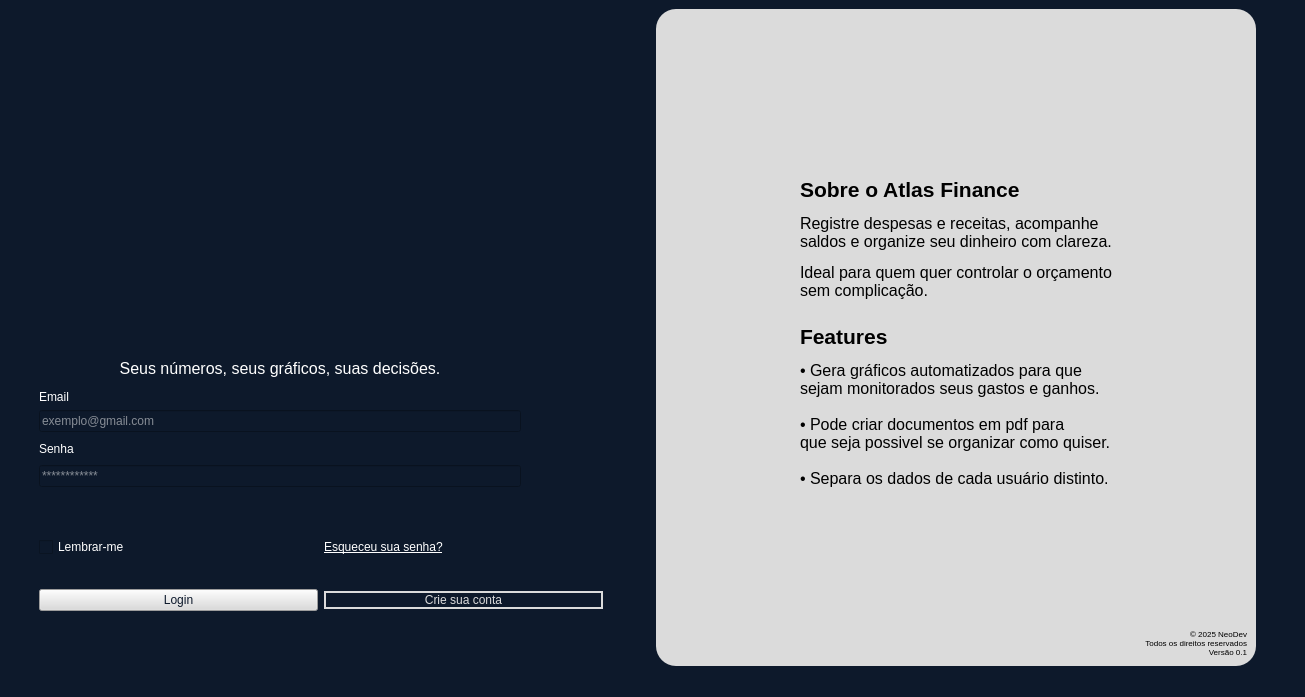
<?xml version="1.0" encoding="UTF-8"?>
<ui version="4.0">
 <class>MainWindow</class>
 <widget class="QMainWindow" name="MainWindow">
  <property name="geometry">
   <rect>
    <x>0</x>
    <y>0</y>
    <width>1305</width>
    <height>697</height>
   </rect>
  </property>
  <property name="windowTitle">
   <string>MainWindow</string>
  </property>
  <property name="styleSheet">
   <string notr="true">background-color: rgb(13, 25, 43);</string>
  </property>
  <widget class="QWidget" name="centralwidget">
   <layout class="QHBoxLayout" name="horizontalLayout">
    <item>
     <widget class="QFrame" name="frame_mainlogin">
      <property name="sizePolicy">
       <sizepolicy hsizetype="Minimum" vsizetype="Preferred">
        <horstretch>0</horstretch>
        <verstretch>0</verstretch>
       </sizepolicy>
      </property>
      <property name="frameShape">
       <enum>QFrame::NoFrame</enum>
      </property>
      <property name="frameShadow">
       <enum>QFrame::Raised</enum>
      </property>
      <layout class="QVBoxLayout" name="verticalLayout_7">
       <item alignment="Qt::AlignTop">
        <widget class="QFrame" name="frame_titulo">
         <property name="minimumSize">
          <size>
           <width>200</width>
           <height>0</height>
          </size>
         </property>
         <property name="maximumSize">
          <size>
           <width>200</width>
           <height>16777215</height>
          </size>
         </property>
         <property name="frameShape">
          <enum>QFrame::NoFrame</enum>
         </property>
         <property name="frameShadow">
          <enum>QFrame::Raised</enum>
         </property>
         <layout class="QVBoxLayout" name="verticalLayout_6">
          <item alignment="Qt::AlignLeft">
           <widget class="QLabel" name="label_2">
            <property name="sizePolicy">
             <sizepolicy hsizetype="Preferred" vsizetype="Maximum">
              <horstretch>0</horstretch>
              <verstretch>0</verstretch>
             </sizepolicy>
            </property>
            <property name="minimumSize">
             <size>
              <width>170</width>
              <height>50</height>
             </size>
            </property>
            <property name="maximumSize">
             <size>
              <width>170</width>
              <height>50</height>
             </size>
            </property>
            <property name="frameShape">
             <enum>QFrame::NoFrame</enum>
            </property>
            <property name="text">
             <string>&lt;html&gt;&lt;head/&gt;&lt;body&gt;&lt;p&gt;&lt;img src=&quot;:/icons/Logo_Atlasmini.png&quot;/&gt;&lt;/p&gt;&lt;/body&gt;&lt;/html&gt;</string>
            </property>
            <property name="textFormat">
             <enum>Qt::RichText</enum>
            </property>
            <property name="alignment">
             <set>Qt::AlignLeading|Qt::AlignLeft|Qt::AlignTop</set>
            </property>
           </widget>
          </item>
         </layout>
        </widget>
       </item>
       <item alignment="Qt::AlignRight">
        <widget class="QFrame" name="frame_login">
         <property name="minimumSize">
          <size>
           <width>600</width>
           <height>0</height>
          </size>
         </property>
         <property name="maximumSize">
          <size>
           <width>600</width>
           <height>16777215</height>
          </size>
         </property>
         <property name="styleSheet">
          <string notr="true">color: rgb(255, 255, 255);</string>
         </property>
         <property name="frameShape">
          <enum>QFrame::NoFrame</enum>
         </property>
         <property name="frameShadow">
          <enum>QFrame::Raised</enum>
         </property>
         <layout class="QVBoxLayout" name="verticalLayout">
          <item>
           <widget class="QFrame" name="frame_input">
            <property name="maximumSize">
             <size>
              <width>500</width>
              <height>300</height>
             </size>
            </property>
            <property name="sizeIncrement">
             <size>
              <width>0</width>
              <height>0</height>
             </size>
            </property>
            <property name="baseSize">
             <size>
              <width>0</width>
              <height>0</height>
             </size>
            </property>
            <property name="frameShape">
             <enum>QFrame::NoFrame</enum>
            </property>
            <property name="frameShadow">
             <enum>QFrame::Raised</enum>
            </property>
            <layout class="QVBoxLayout" name="verticalLayout_2">
             <item>
              <widget class="QLabel" name="label_4">
               <property name="frameShape">
                <enum>QFrame::NoFrame</enum>
               </property>
               <property name="text">
                <string>&lt;html&gt;&lt;head/&gt;&lt;body&gt;&lt;p align=&quot;center&quot;&gt;&lt;span style=&quot; font-size:12pt;&quot;&gt;Seus números, seus gráficos, suas decisões.&lt;/span&gt;&lt;/p&gt;&lt;p&gt;Email&lt;/p&gt;&lt;/body&gt;&lt;/html&gt;</string>
               </property>
              </widget>
             </item>
             <item>
              <widget class="QLineEdit" name="lineEdit">
               <property name="text">
                <string/>
               </property>
               <property name="placeholderText">
                <string>exemplo@gmail.com</string>
               </property>
              </widget>
             </item>
             <item>
              <widget class="QLabel" name="label_5">
               <property name="frameShape">
                <enum>QFrame::NoFrame</enum>
               </property>
               <property name="text">
                <string>Senha</string>
               </property>
              </widget>
             </item>
             <item>
              <widget class="QLineEdit" name="lineEdit_2">
               <property name="text">
                <string/>
               </property>
               <property name="echoMode">
                <enum>QLineEdit::Password</enum>
               </property>
               <property name="placeholderText">
                <string>************</string>
               </property>
              </widget>
             </item>
            </layout>
           </widget>
          </item>
          <item>
           <widget class="QFrame" name="frame_buttons">
            <property name="maximumSize">
             <size>
              <width>16777215</width>
              <height>150</height>
             </size>
            </property>
            <property name="frameShape">
             <enum>QFrame::NoFrame</enum>
            </property>
            <property name="frameShadow">
             <enum>QFrame::Raised</enum>
            </property>
            <layout class="QGridLayout" name="gridLayout">
             <item row="0" column="0">
              <widget class="QCheckBox" name="checkBox">
               <property name="text">
                <string>Lembrar-me</string>
               </property>
              </widget>
             </item>
             <item row="0" column="1">
              <widget class="QLabel" name="label_6">
               <property name="font">
                <font>
                 <underline>true</underline>
                </font>
               </property>
               <property name="cursor">
                <cursorShape>PointingHandCursor</cursorShape>
               </property>
               <property name="frameShape">
                <enum>QFrame::NoFrame</enum>
               </property>
               <property name="text">
                <string>Esqueceu sua senha?</string>
               </property>
              </widget>
             </item>
             <item row="1" column="0">
              <widget class="QPushButton" name="pushButton_2">
               <property name="cursor">
                <cursorShape>PointingHandCursor</cursorShape>
               </property>
               <property name="styleSheet">
                <string notr="true">background-color: #DBDBDB;
color: #0D192B;</string>
               </property>
               <property name="text">
                <string>Login</string>
               </property>
              </widget>
             </item>
             <item row="1" column="1">
              <widget class="QPushButton" name="pushButton">
               <property name="cursor">
                <cursorShape>PointingHandCursor</cursorShape>
               </property>
               <property name="styleSheet">
                <string notr="true">background-color: #0D192B;
color: rgb(219, 219, 219);
border: 2px solid #DBDBDB;</string>
               </property>
               <property name="text">
                <string>Crie sua conta</string>
               </property>
              </widget>
             </item>
            </layout>
           </widget>
          </item>
         </layout>
        </widget>
       </item>
      </layout>
     </widget>
    </item>
    <item>
     <spacer name="horizontalSpacer_2">
      <property name="orientation">
       <enum>Qt::Horizontal</enum>
      </property>
      <property name="sizeType">
       <enum>QSizePolicy::Minimum</enum>
      </property>
      <property name="sizeHint" stdset="0">
       <size>
        <width>0</width>
        <height>0</height>
       </size>
      </property>
     </spacer>
    </item>
    <item alignment="Qt::AlignRight">
     <widget class="QFrame" name="frame_texto">
      <property name="minimumSize">
       <size>
        <width>600</width>
        <height>650</height>
       </size>
      </property>
      <property name="maximumSize">
       <size>
        <width>800</width>
        <height>16777215</height>
       </size>
      </property>
      <property name="styleSheet">
       <string notr="true">background-color: rgb(219, 219, 219);
border: 1px;
border-radius: 20px;</string>
      </property>
      <property name="frameShape">
       <enum>QFrame::NoFrame</enum>
      </property>
      <property name="frameShadow">
       <enum>QFrame::Raised</enum>
      </property>
      <layout class="QVBoxLayout" name="verticalLayout_3">
       <item>
        <spacer name="verticalSpacer_3">
         <property name="orientation">
          <enum>Qt::Vertical</enum>
         </property>
         <property name="sizeType">
          <enum>QSizePolicy::Minimum</enum>
         </property>
         <property name="sizeHint" stdset="0">
          <size>
           <width>0</width>
           <height>150</height>
          </size>
         </property>
        </spacer>
       </item>
       <item alignment="Qt::AlignHCenter">
        <widget class="QFrame" name="frame_8">
         <property name="maximumSize">
          <size>
           <width>16777215</width>
           <height>250</height>
          </size>
         </property>
         <property name="font">
          <font>
           <pointsize>10</pointsize>
          </font>
         </property>
         <property name="frameShape">
          <enum>QFrame::NoFrame</enum>
         </property>
         <property name="frameShadow">
          <enum>QFrame::Raised</enum>
         </property>
         <layout class="QVBoxLayout" name="verticalLayout_5">
          <item>
           <widget class="QLabel" name="label_7">
            <property name="minimumSize">
             <size>
              <width>300</width>
              <height>0</height>
             </size>
            </property>
            <property name="styleSheet">
             <string notr="true">background-color: rgb(219, 219, 219);
text-color: rgb(0, 0, 0)</string>
            </property>
            <property name="text">
             <string>&lt;html&gt;&lt;head/&gt;&lt;body&gt;&lt;p&gt;&lt;span style=&quot; font-size:16pt; font-weight:600;&quot;&gt;Sobre o Atlas Finance&lt;/span&gt;&lt;/p&gt;&lt;p&gt;&lt;span style=&quot; font-size:12pt;&quot;&gt;Registre despesas e receitas, acompanhe &lt;br/&gt;saldos e organize seu dinheiro com clareza.&lt;/span&gt;&lt;/p&gt;&lt;p&gt;&lt;span style=&quot; font-size:12pt;&quot;&gt;Ideal para quem quer controlar o orçamento &lt;br/&gt;sem complicação.&lt;/span&gt;&lt;/p&gt;&lt;/body&gt;&lt;/html&gt;</string>
            </property>
           </widget>
          </item>
         </layout>
        </widget>
       </item>
       <item alignment="Qt::AlignHCenter">
        <widget class="QFrame" name="frame_9">
         <property name="maximumSize">
          <size>
           <width>16777215</width>
           <height>250</height>
          </size>
         </property>
         <property name="styleSheet">
          <string notr="true">background-color: rgb(219, 219, 219);</string>
         </property>
         <property name="frameShape">
          <enum>QFrame::NoFrame</enum>
         </property>
         <property name="frameShadow">
          <enum>QFrame::Raised</enum>
         </property>
         <layout class="QVBoxLayout" name="verticalLayout_4">
          <item>
           <widget class="QLabel" name="label_8">
            <property name="maximumSize">
             <size>
              <width>16777215</width>
              <height>250</height>
             </size>
            </property>
            <property name="styleSheet">
             <string notr="true">text-color: rgb(0, 0, 0)</string>
            </property>
            <property name="text">
             <string>&lt;html&gt;&lt;head/&gt;&lt;body&gt;&lt;p&gt;&lt;span style=&quot; font-size:16pt; font-weight:600;&quot;&gt;Features&lt;/span&gt;&lt;/p&gt;&lt;p&gt;&lt;span style=&quot; font-size:12pt;&quot;&gt;• Gera gráficos automatizados para que &lt;br/&gt;sejam monitorados seus gastos e ganhos.&lt;br/&gt;&lt;br/&gt;• Pode criar documentos em pdf para &lt;br/&gt;que seja possivel se organizar como quiser.&lt;br/&gt;&lt;br/&gt;• Separa os dados de cada usuário distinto.&lt;/span&gt;&lt;/p&gt;&lt;/body&gt;&lt;/html&gt;</string>
            </property>
           </widget>
          </item>
         </layout>
        </widget>
       </item>
       <item>
        <spacer name="verticalSpacer_2">
         <property name="orientation">
          <enum>Qt::Vertical</enum>
         </property>
         <property name="sizeType">
          <enum>QSizePolicy::Minimum</enum>
         </property>
         <property name="sizeHint" stdset="0">
          <size>
           <width>20</width>
           <height>70</height>
          </size>
         </property>
        </spacer>
       </item>
       <item alignment="Qt::AlignRight|Qt::AlignBottom">
        <widget class="QLabel" name="label">
         <property name="minimumSize">
          <size>
           <width>50</width>
           <height>0</height>
          </size>
         </property>
         <property name="maximumSize">
          <size>
           <width>130</width>
           <height>16777215</height>
          </size>
         </property>
         <property name="text">
          <string>&lt;html&gt;&lt;head/&gt;&lt;body&gt;&lt;p align=&quot;right&quot;&gt;&lt;span style=&quot; font-size:6pt;&quot;&gt;© 2025 NeoDev&lt;br/&gt;Todos os direitos reservados&lt;br/&gt;Versão 0.1&lt;/span&gt;&lt;/p&gt;&lt;/body&gt;&lt;/html&gt;</string>
         </property>
        </widget>
       </item>
      </layout>
     </widget>
    </item>
    <item>
     <spacer name="horizontalSpacer">
      <property name="orientation">
       <enum>Qt::Horizontal</enum>
      </property>
      <property name="sizeType">
       <enum>QSizePolicy::Minimum</enum>
      </property>
      <property name="sizeHint" stdset="0">
       <size>
        <width>40</width>
        <height>0</height>
       </size>
      </property>
     </spacer>
    </item>
   </layout>
  </widget>
  <widget class="QStatusBar" name="statusbar"/>
 </widget>
 <resources>
  <include location="../assets/png/icons_.qrc"/>
 </resources>
 <connections/>
</ui>
